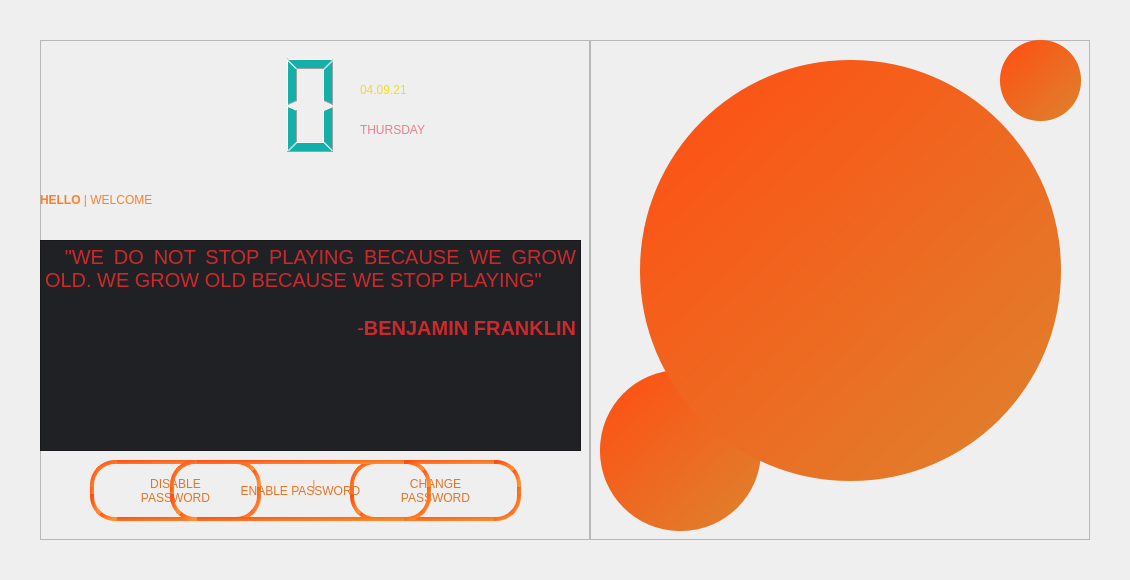
                   <widget class="QWidget" name="zero">
                    <layout class="QGridLayout" name="gridLayout_10">
                     <property name="leftMargin">
                      <number>0</number>
                     </property>
                     <property name="topMargin">
                      <number>0</number>
                     </property>
                     <property name="rightMargin">
                      <number>0</number>
                     </property>
                     <property name="bottomMargin">
                      <number>0</number>
                     </property>
                     <property name="spacing">
                      <number>0</number>
                     </property>
                     <item row="0" column="0">
                      <layout class="QGridLayout" name="gridLayout_9">
                       <property name="spacing">
                        <number>0</number>
                       </property>
                       <item row="1" column="3">
                        <spacer name="horizontalSpacer_4">
                         <property name="orientation">
                          <enum>Qt::Horizontal</enum>
                         </property>
                         <property name="sizeHint" stdset="0">
                          <size>
                           <width>40</width>
                           <height>20</height>
                          </size>
                         </property>
                        </spacer>
                       </item>
                       <item row="1" column="2">
                        <widget class="QFrame" name="frame_4">
                         <property name="minimumSize">
                          <size>
                           <width>500</width>
                           <height>500</height>
                          </size>
                         </property>
                         <property name="frameShape">
                          <enum>QFrame::StyledPanel</enum>
                         </property>
                         <property name="frameShadow">
                          <enum>QFrame::Raised</enum>
                         </property>
                         <widget class="QLabel" name="label_7">
                          <property name="geometry">
                           <rect>
                            <x>410</x>
                            <y>0</y>
                            <width>81</width>
                            <height>81</height>
                           </rect>
                          </property>
                          <property name="styleSheet">
                           <string notr="true">background-color: qlineargradient(spread:pad, x1:0.051, y1:0, x2:1, y2:1, stop:0 rgba(255, 78, 19, 255), stop:0.931818 rgba(223, 128, 44, 255));
border-radius: 40px;
</string>
                          </property>
                          <property name="text">
                           <string/>
                          </property>
                         </widget>
                         <widget class="QLabel" name="label_8">
                          <property name="geometry">
                           <rect>
                            <x>10</x>
                            <y>330</y>
                            <width>161</width>
                            <height>161</height>
                           </rect>
                          </property>
                          <property name="styleSheet">
                           <string notr="true">background-color: qlineargradient(spread:pad, x1:0.051, y1:0, x2:1, y2:1, stop:0 rgba(255, 78, 19, 255), stop:0.931818 rgba(223, 128, 44, 255));
border-radius: 80px;
</string>
                          </property>
                          <property name="text">
                           <string/>
                          </property>
                         </widget>
                         <widget class="QLabel" name="label_9">
                          <property name="geometry">
                           <rect>
                            <x>50</x>
                            <y>20</y>
                            <width>421</width>
                            <height>421</height>
                           </rect>
                          </property>
                          <property name="styleSheet">
                           <string notr="true">background-color: qlineargradient(spread:pad, x1:0.051, y1:0, x2:1, y2:1, stop:0 rgba(255, 78, 19, 255), stop:0.931818 rgba(223, 128, 44, 255));
border-radius: 210px;
</string>
                          </property>
                          <property name="text">
                           <string/>
                          </property>
                         </widget>
                         <widget class="QLabel" name="label_10">
                          <property name="geometry">
                           <rect>
                            <x>10</x>
                            <y>50</y>
                            <width>501</width>
                            <height>381</height>
                           </rect>
                          </property>
                          <property name="styleSheet">
                           <string notr="true">background: url(:/night/unnamed.png);
background-repeat: no repeat;
background-position: center;
</string>
                          </property>
                          <property name="text">
                           <string/>
                          </property>
                         </widget>
                        </widget>
                       </item>
                       <item row="1" column="0">
                        <spacer name="horizontalSpacer_3">
                         <property name="orientation">
                          <enum>Qt::Horizontal</enum>
                         </property>
                         <property name="sizeHint" stdset="0">
                          <size>
                           <width>40</width>
                           <height>20</height>
                          </size>
                         </property>
                        </spacer>
                       </item>
                       <item row="2" column="2">
                        <spacer name="verticalSpacer_5">
                         <property name="orientation">
                          <enum>Qt::Vertical</enum>
                         </property>
                         <property name="sizeHint" stdset="0">
                          <size>
                           <width>20</width>
                           <height>40</height>
                          </size>
                         </property>
                        </spacer>
                       </item>
                       <item row="0" column="2">
                        <spacer name="verticalSpacer_4">
                         <property name="orientation">
                          <enum>Qt::Vertical</enum>
                         </property>
                         <property name="sizeHint" stdset="0">
                          <size>
                           <width>20</width>
                           <height>40</height>
                          </size>
                         </property>
                        </spacer>
                       </item>
                       <item row="1" column="1">
                        <widget class="QFrame" name="frame_5">
                         <property name="minimumSize">
                          <size>
                           <width>550</width>
                           <height>500</height>
                          </size>
                         </property>
                         <property name="styleSheet">
                          <string notr="true">QPushButton {border: 3.5px solid qlineargradient(spread:pad, x1:0.051, y1:0, x2:1, y2:1, stop:0 rgba(255, 78, 19, 255), stop:0.931818 rgba(254, 145, 50, 255));
color: rgb(230, 116, 38);
border-radius: 25px;
font: 75 12pt &quot;MS Shell Dlg 2&quot;;
}
QPushButton::hover {
	background-color: rgb(52, 54, 59);

}</string>
                         </property>
                         <property name="frameShape">
                          <enum>QFrame::StyledPanel</enum>
                         </property>
                         <property name="frameShadow">
                          <enum>QFrame::Raised</enum>
                         </property>
                         <widget class="QLabel" name="label_11">
                          <property name="geometry">
                           <rect>
                            <x>0</x>
                            <y>120</y>
                            <width>551</width>
                            <height>81</height>
                           </rect>
                          </property>
                          <property name="styleSheet">
                           <string notr="true">color: rgb(254, 127, 42);
font: 75 45pt &quot;MS Shell Dlg 2&quot;;
</string>
                          </property>
                          <property name="text">
                           <string>&lt;strong&gt;HELLO&lt;/strong&gt; | WELCOME</string>
                          </property>
                          <property name="alignment">
                           <set>Qt::AlignLeading|Qt::AlignLeft|Qt::AlignVCenter</set>
                          </property>
                         </widget>
                         <widget class="QTextBrowser" name="textBrowser">
                          <property name="geometry">
                           <rect>
                            <x>0</x>
                            <y>200</y>
                            <width>541</width>
                            <height>211</height>
                           </rect>
                          </property>
                          <property name="styleSheet">
                           <string notr="true">color: rgb(204, 41, 44);
background-color: rgb(32, 33, 36);
font: 15pt &quot;MS Shell Dlg 2&quot;;</string>
                          </property>
                          <property name="html">
                           <string>&lt;!DOCTYPE HTML PUBLIC &quot;-//W3C//DTD HTML 4.0//EN&quot; &quot;http://www.w3.org/TR/REC-html40/strict.dtd&quot;&gt;
&lt;html&gt;&lt;head&gt;&lt;meta name=&quot;qrichtext&quot; content=&quot;1&quot; /&gt;&lt;style type=&quot;text/css&quot;&gt;
p, li { white-space: pre-wrap; }
&lt;/style&gt;&lt;/head&gt;&lt;body style=&quot; font-family:'MS Shell Dlg 2'; font-size:15pt; font-weight:400; font-style:normal;&quot;&gt;
&lt;p align=&quot;justify&quot; style=&quot; margin-top:0px; margin-bottom:0px; margin-left:0px; margin-right:0px; -qt-block-indent:0; text-indent:0px;&quot;&gt;  &amp;quot;WE DO NOT STOP PLAYING BECAUSE WE GROW OLD. WE GROW OLD BECAUSE WE STOP PLAYING&amp;quot;&lt;/p&gt;
&lt;p align=&quot;justify&quot; style=&quot;-qt-paragraph-type:empty; margin-top:0px; margin-bottom:0px; margin-left:0px; margin-right:0px; -qt-block-indent:0; text-indent:0px;&quot;&gt;&lt;br /&gt;&lt;/p&gt;
&lt;p align=&quot;right&quot; style=&quot; margin-top:0px; margin-bottom:0px; margin-left:0px; margin-right:0px; -qt-block-indent:0; text-indent:0px;&quot;&gt;-&lt;span style=&quot; font-weight:600;&quot;&gt;BENJAMIN FRANKLIN&lt;/span&gt;&lt;/p&gt;
&lt;p align=&quot;justify&quot; style=&quot;-qt-paragraph-type:empty; margin-top:0px; margin-bottom:0px; margin-left:0px; margin-right:0px; -qt-block-indent:0; text-indent:0px;&quot;&gt;&lt;br /&gt;&lt;/p&gt;&lt;/body&gt;&lt;/html&gt;</string>
                          </property>
                         </widget>
                         <widget class="QPushButton" name="pushButton_10">
                          <property name="geometry">
                           <rect>
                            <x>130</x>
                            <y>420</y>
                            <width>261</width>
                            <height>61</height>
                           </rect>
                          </property>
                          <property name="styleSheet">
                           <string notr="true">QPushButton::hover {
	background-color: rgb(229, 119, 40);	
	color: rgb(0, 0, 0);
}</string>
                          </property>
                          <property name="text">
                           <string>ENABLE PASSWORD</string>
                          </property>
                         </widget>
                         <widget class="QPushButton" name="pushButton_11">
                          <property name="geometry">
                           <rect>
                            <x>50</x>
                            <y>420</y>
                            <width>171</width>
                            <height>61</height>
                           </rect>
                          </property>
                          <property name="styleSheet">
                           <string notr="true">QPushButton::hover {
	background-color: rgb(171, 156, 255);
	color: rgb(0, 0, 0);
}</string>
                          </property>
                          <property name="text">
                           <string>DISABLE
PASSWORD</string>
                          </property>
                         </widget>
                         <widget class="QPushButton" name="pushButton_12">
                          <property name="geometry">
                           <rect>
                            <x>310</x>
                            <y>420</y>
                            <width>171</width>
                            <height>61</height>
                           </rect>
                          </property>
                          <property name="styleSheet">
                           <string notr="true">QPushButton::hover {
	background-color: rgb(85, 255, 255);	
	color: rgb(0, 0, 0);
}</string>
                          </property>
                          <property name="text">
                           <string>CHANGE
PASSWORD</string>
                          </property>
                         </widget>
                         <widget class="QLabel" name="label_12">
                          <property name="geometry">
                           <rect>
                            <x>10</x>
                            <y>390</y>
                            <width>531</width>
                            <height>111</height>
                           </rect>
                          </property>
                          <property name="styleSheet">
                           <string notr="true">color: rgb(254, 127, 42);
font: 75 40pt &quot;MS Shell Dlg 2&quot;;
</string>
                          </property>
                          <property name="text">
                           <string>&lt;html&gt;&lt;head/&gt;&lt;body&gt;&lt;p&gt;| &lt;/p&gt;&lt;/body&gt;&lt;/html&gt;</string>
                          </property>
                          <property name="alignment">
                           <set>Qt::AlignCenter</set>
                          </property>
                         </widget>
                         <widget class="QLabel" name="label_40">
                          <property name="geometry">
                           <rect>
                            <x>320</x>
                            <y>30</y>
                            <width>211</width>
                            <height>41</height>
                           </rect>
                          </property>
                          <property name="styleSheet">
                           <string notr="true">color: rgb(244, 219, 35);
font: 75 30pt &quot;MS Shell Dlg 2&quot;;
</string>
                          </property>
                          <property name="text">
                           <string>&lt;html&gt;&lt;head/&gt;&lt;body&gt;&lt;p&gt;04.09.21&lt;/p&gt;&lt;/body&gt;&lt;/html&gt;</string>
                          </property>
                          <property name="alignment">
                           <set>Qt::AlignLeading|Qt::AlignLeft|Qt::AlignVCenter</set>
                          </property>
                         </widget>
                         <widget class="QLabel" name="label_41">
                          <property name="geometry">
                           <rect>
                            <x>320</x>
                            <y>70</y>
                            <width>221</width>
                            <height>41</height>
                           </rect>
                          </property>
                          <property name="styleSheet">
                           <string notr="true">color: rgb(234, 127, 139);
font: 75 30pt &quot;MS Shell Dlg 2&quot;;
</string>
                          </property>
                          <property name="text">
                           <string>&lt;html&gt;&lt;head/&gt;&lt;body&gt;&lt;p&gt;THURSDAY&lt;/p&gt;&lt;/body&gt;&lt;/html&gt;</string>
                          </property>
                          <property name="alignment">
                           <set>Qt::AlignLeading|Qt::AlignLeft|Qt::AlignVCenter</set>
                          </property>
                         </widget>
                         <widget class="QLCDNumber" name="lcdNumber">
                          <property name="geometry">
                           <rect>
                            <x>10</x>
                            <y>10</y>
                            <width>301</width>
                            <height>111</height>
                           </rect>
                          </property>
                          <property name="styleSheet">
                           <string notr="true">background-color: transparent;
color:rgb(18, 176, 169);
font: 75 60pt &quot;MS Shell Dlg 2&quot;;</string>
                          </property>
                         </widget>
                         <zorder>label_12</zorder>
                         <zorder>label_11</zorder>
                         <zorder>textBrowser</zorder>
                         <zorder>pushButton_11</zorder>
                         <zorder>pushButton_12</zorder>
                         <zorder>pushButton_10</zorder>
                         <zorder>label_40</zorder>
                         <zorder>label_41</zorder>
                         <zorder>lcdNumber</zorder>
                        </widget>
                       </item>
                      </layout>
                     </item>
                    </layout>
                   </widget>
